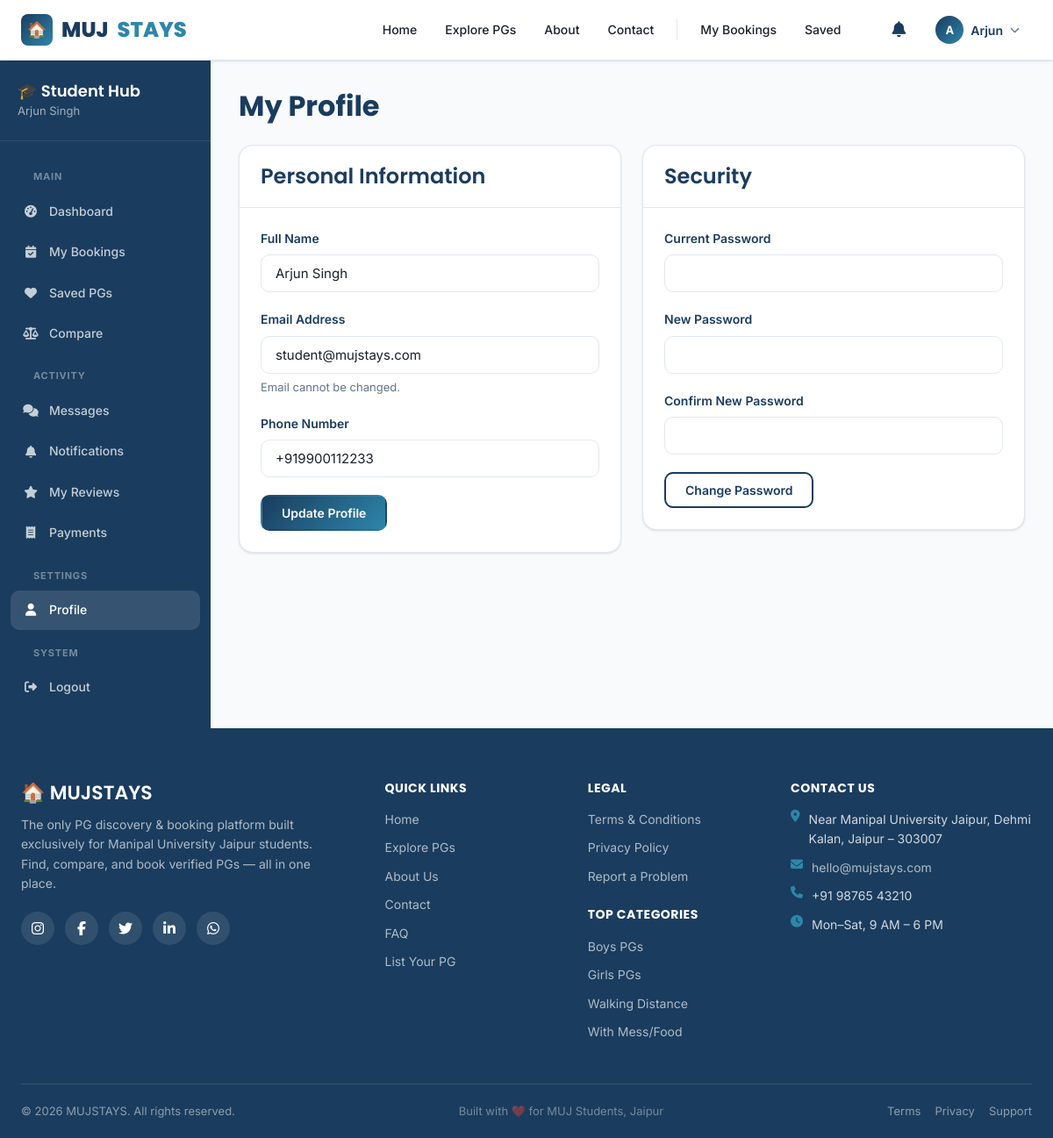
The page /user/profile.php (signed in) on the database its author committed.
### tables this page shows
CREATE TABLE `users` (
  `id` INT UNSIGNED NOT NULL AUTO_INCREMENT,
  `name` VARCHAR(100) NOT NULL,
  `email` VARCHAR(150) NOT NULL,
  `password_hash` VARCHAR(255) NOT NULL,
  `phone` VARCHAR(15) DEFAULT NULL,
  `role` ENUM('student', 'owner', 'admin') NOT NULL DEFAULT 'student',
  `gender` ENUM('male', 'female', 'other') DEFAULT NULL,
  `profile_photo` VARCHAR(300) DEFAULT NULL,
  `is_verified` TINYINT(1) DEFAULT 0,
  `is_kyc_verified` TINYINT(1) DEFAULT 0,
  `is_active` TINYINT(1) DEFAULT 1,
  `is_deleted` TINYINT(1) DEFAULT 0,
  `otp_code` VARCHAR(6) DEFAULT NULL,
  `otp_expires_at` DATETIME DEFAULT NULL,
  `login_attempts` INT DEFAULT 0,
  `locked_until` DATETIME DEFAULT NULL,
  `created_at` DATETIME DEFAULT CURRENT_TIMESTAMP,
  `updated_at` DATETIME DEFAULT NULL ON UPDATE CURRENT_TIMESTAMP,
  PRIMARY KEY (`id`),
  UNIQUE KEY `email` (`email`)
);

### user/profile.php (the view, shortened to what this page needs)
<?php
require_once '../includes/db.php';
$uid = current_user_id();
$stmt = $pdo->prepare("SELECT * FROM users WHERE id = ?");
$stmt->execute([$uid]);
$user = $stmt->fetch();
?>
<!DOCTYPE html>
<html lang="en">
<head>
    <link rel="stylesheet" href="<?= BASE_URL ?>/assets/css/style.css">
    <link rel="stylesheet" href="https://cdnjs.cloudflare.com/ajax/libs/font-awesome/6.5.0/css/all.min.css">
</head>
<body>
<?php require_once '../components/navbar.php'; ?>
<div class="dashboard-layout">
    <?php require_once '../components/sidebar.php'; ?>
    <div class="main-content">
        <h2 class="mb-24">My Profile</h2>
        <div class="row">
            <div style="flex: 1; min-width: 300px;">
                <div class="card">
                    <div class="card-header"><h3>Personal Information</h3></div>
                    <div class="card-body">
                        <form method="POST">
                            <div class="form-group">
                                <label class="form-label">Full Name</label>
                                <input type="text" name="name" class="form-control" value="<?= htmlspecialchars($user['name']) ?>" required>
                            </div>
                            <div class="form-group">
                                <label class="form-label">Email Address</label>
                                <input type="email" class="form-control" value="<?= htmlspecialchars($user['email']) ?>" disabled>
                                <div class="form-text">Email cannot be changed.</div>
                            </div>
                            <div class="form-group">
                                <label class="form-label">Phone Number</label>
                                <input type="text" name="phone" class="form-control" value="<?= htmlspecialchars($user['phone'] ?? '') ?>" placeholder="+91 98765 43210">
                            </div>
                            <button type="submit" name="update_profile" class="btn btn-primary">Update Profile</button>
                        </form>
                    </div>
                </div>
            </div>
            <div style="flex: 1; min-width: 300px;">
                <div class="card">
                    <div class="card-header"><h3>Security</h3></div>
                    <div class="card-body">
                        <form method="POST">
                            <div class="form-group">
                                <label class="form-label">Current Password</label>
                                <input type="password" name="current_password" class="form-control" required>
                            </div>
                            <div class="form-group">
                                <label class="form-label">New Password</label>
                                <input type="password" name="new_password" class="form-control" required>
                            </div>
                            <div class="form-group">
                                <label class="form-label">Confirm New Password</label>
                                <input type="password" name="confirm_password" class="form-control" required>
                            </div>
                            <button type="submit" name="change_password" class="btn btn-outline">Change Password</button>
                        </form>
                    </div>
                </div>
            </div>
        </div>
    </div>
</div>
<?php require_once '../components/footer.php'; ?>
</body>
</html>

### assets/css/style.css (style rules this page uses)
:root { --primary: #1A3C5E; --primary-d: #0f2540; --accent: #2E86AB; --accent-d: #1a6080; --success: #27AE60; --warning: #F39C12; --danger: #E74C3C; --info: #3498DB; --bg: #F8FAFC; --bg2: #EEF2F7; --card-bg: #FFFFFF; --border: #E2E8F0; --text: #1A202C; --text-muted: #64748B; --text-light: #94A3B8; --shadow-sm: 0 1px 3px rgba(0,0,0,.08), 0 1px 2px rgba(0,0,0,.05); --shadow: 0 4px 16px rgba(0,0,0,.1); --shadow-lg: 0 10px 40px rgba(0,0,0,.14); --radius: 10px; --radius-lg: 16px; --transition: all .25s cubic-bezier(.4,0,.2,1); --font-body: 'Inter', sans-serif; --font-head: 'Poppins', sans-serif; }
*, *::before, *::after { box-sizing: border-box; margin: 0; padding: 0; }
html { scroll-behavior: smooth; }
body { font-family: var(--font-body); font-size: 16px; color: var(--text); background: var(--bg); line-height: 1.6; min-height: 100vh; overflow-x: hidden; }
h1,h2,h3,h4,h5,h6 { font-family: var(--font-head); line-height: 1.25; color: var(--primary); }
h2 { font-size: 2rem; font-weight: 700; }
h3 { font-size: 1.5rem; font-weight: 600; }
.row { display: flex; flex-wrap: wrap; gap: 24px; }
.mb-24 { margin-bottom: 24px; }
.btn { display: inline-flex; align-items: center; justify-content: center; gap: 8px; padding: 10px 22px; border-radius: var(--radius); font-size: 14px; font-weight: 600; cursor: pointer; transition: var(--transition); border: 2px solid transparent; font-family: var(--font-body); white-space: nowrap; text-decoration: none !important; }
.btn-primary { background: linear-gradient(135deg, var(--primary), var(--accent)); color: #fff !important; border-color: transparent; }
.btn-outline { background: transparent; color: var(--primary) !important; border-color: var(--primary); }
.card { background: var(--card-bg); border-radius: var(--radius-lg); border: 1px solid var(--border); box-shadow: var(--shadow-sm); transition: var(--transition); overflow: hidden; }
.card-body { padding: 24px; }
.card-header { padding: 20px 24px; border-bottom: 1px solid var(--border); }
.form-group { margin-bottom: 20px; }
.form-label { display: block; margin-bottom: 7px; font-size: 14px; font-weight: 600; color: var(--primary); }
.form-control, .form-select { width: 100%; padding: 11px 16px; font-size: 15px; border: 1.5px solid var(--border); border-radius: var(--radius); background: #fff; color: var(--text); transition: var(--transition); font-family: var(--font-body); outline: none; }
.form-control::placeholder { color: var(--text-light); }
.form-text { font-size: 13px; color: var(--text-muted); margin-top: 5px; }
.dashboard-layout { display: grid; grid-template-columns: 240px 1fr; gap: 0; min-height: calc(100vh - 68px); }
.main-content { padding: 32px; background: var(--bg); }

### rows shown on the page
users: name "Arjun Singh", email "student@mujstays.com", phone "+919900112233"

### other values the page prints
mb_substr($user_name, 0, 1) "A"
explode(' ', $user_name)[0] "Arjun"
$user_name "Arjun Singh"
